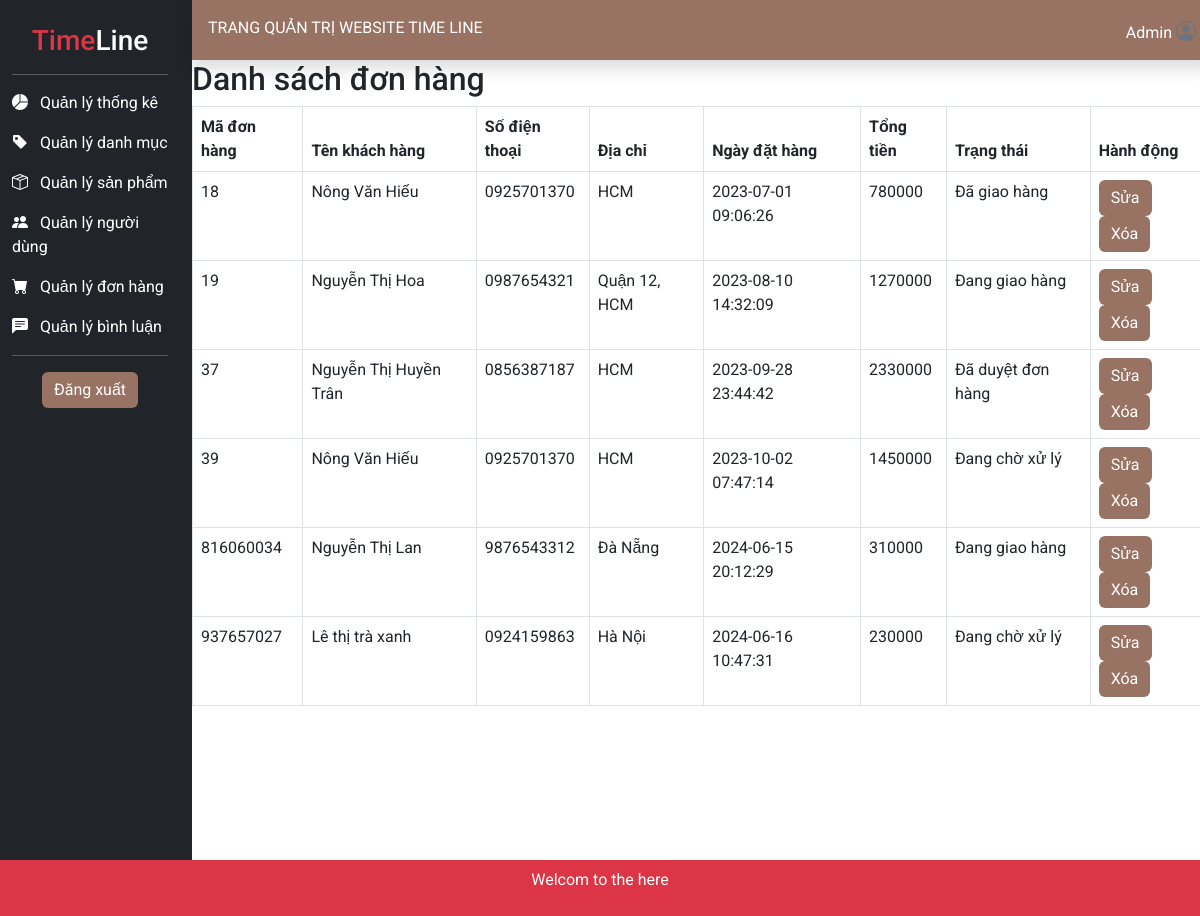
The page /admin/?mod=order&act=list (signed in) on the database its author committed.
### tables this page shows
CREATE TABLE `donhang` (
  `MaDonHang` int(11) NOT NULL,
  `NgayDatHang` datetime NOT NULL DEFAULT current_timestamp(),
  `MaKhachHang` int(11) NOT NULL,
  `TongTien` decimal(10,0) NOT NULL,
  `TrangThai` varchar(100) NOT NULL DEFAULT 'Đang chờ xử lý',
  `GhiChu` text DEFAULT NULL,
  `PhuongThucGiaoHang` int(11) DEFAULT NULL,
  `PhuongThucThanhToan` varchar(100) DEFAULT NULL,
  `ten` varchar(100) NOT NULL,
  `sdt` varchar(100) NOT NULL,
  `diachi` text NOT NULL
);

CREATE TABLE `khachhang` (
  `MaKhachHang` int(11) NOT NULL,
  `Email` varchar(50) NOT NULL,
  `MatKhau` varchar(30) NOT NULL,
  `HoTen` varchar(50) NOT NULL,
  `DiaChi` varchar(50) DEFAULT NULL,
  `SDT` varchar(12) DEFAULT NULL,
  `Admin` int(1) NOT NULL DEFAULT 0,
  `Anh` varchar(100) DEFAULT NULL,
  `TrangThai` int(1) NOT NULL DEFAULT 1
);

### model_DAO/pdo.php (called while the page is built, shortened)
<?php
function pdo_get_connection(){
    $dburl = "mysql:host=localhost;dbname=time_line;charset=utf8";
    $username = 'root';
    $password = '';
    $conn = new PDO($dburl, $username, $password);
    $conn->setAttribute(PDO::ATTR_ERRMODE, PDO::ERRMODE_EXCEPTION);
    return $conn;
}
function pdo_query($sql){
    $sql_args = array_slice(func_get_args(), 1);
    try{
        $conn = pdo_get_connection();
        $stmt = $conn->prepare($sql);
        $stmt->execute($sql_args);
        $rows = $stmt->fetchAll();
        return $rows;
    }
    catch(PDOException $e){
        throw $e;
    }
    finally{
        unset($conn);
    }
}

### model_DAO/order.php (called while the page is built, shortened)
<?php
include_once 'pdo.php';
function order_list() {
    $sql = "SELECT dh.MaDonHang, dh.NgayDatHang, dh.TongTien, dh.TrangThai, kh.HoTen, kh.SDT, kh.DiaChi
            FROM donhang dh
            INNER JOIN khachhang kh ON dh.MaKhachHang = kh.MaKhachHang";
    return pdo_query($sql);
}
?>

### admin/view/page_order_list.php (the view)
<div class="container">
    <h2>Danh sách đơn hàng</h2>
    <table class="table table-bordered">
        <thead>
            <tr>
                <th>Mã đơn hàng</th>
                <th>Tên khách hàng</th>
                <th>Số điện thoại</th>
                <th>Địa chỉ</th>
                <th>Ngày đặt hàng</th>
                <th>Tổng tiền</th>
                <th>Trạng thái</th>
                <th>Hành động</th>
            </tr>
        </thead>
        <tbody>
            <?php foreach ($orders as $order) { ?>
                <tr>
                    <td><?= htmlspecialchars($order['MaDonHang']) ?></td>
                    <td><?= htmlspecialchars($order['HoTen']) ?></td>
                    <td><?= htmlspecialchars($order['SDT']) ?></td>
                    <td><?= htmlspecialchars($order['DiaChi']) ?></td>
                    <td><?= htmlspecialchars($order['NgayDatHang']) ?></td>
                    <td><?= htmlspecialchars($order['TongTien']) ?></td>
                    <td><?= htmlspecialchars($order['TrangThai']) ?></td>
                    <td>
                        <a href="?mod=order&act=edit&maDonHang=<?= htmlspecialchars($order['MaDonHang']) ?>" class="btn btn-warning">Sửa</a>
                        <a href="?mod=order&act=delete&maDonHang=<?= htmlspecialchars($order['MaDonHang']) ?>" class="btn btn-danger" onclick="return confirm('Bạn có chắc chắn muốn xóa?')">Xóa</a>
                    </td>
                </tr>
            <?php } ?>
        </tbody>
    </table>
</div>

### admin/view/template_header.php (style rules this page uses)
body { font-family: 'Roboto', sans-serif; }
.btn-danger { background-color: #987263; border: #987263; }
.btn-warning { background-color: #987263; color: white; border: #987263; }

### rows shown on the page
donhang: MaDonHang "18", MaKhachHang.HoTen "Nông Văn Hiếu", MaKhachHang.SDT "0925701370", MaKhachHang.DiaChi "HCM", NgayDatHang "2023-07-01 09:06:26", TongTien "780000", TrangThai "Đã giao hàng"
donhang: MaDonHang "19", MaKhachHang.HoTen "Nguyễn Thị Hoa", MaKhachHang.SDT "0987654321", MaKhachHang.DiaChi "Quận 12, HCM", NgayDatHang "2023-08-10 14:32:09", TongTien "1270000", TrangThai "Đang giao hàng"
donhang: MaDonHang "37", MaKhachHang.HoTen "Nguyễn Thị Huyền Trân", MaKhachHang.SDT "0856387187", MaKhachHang.DiaChi "HCM", NgayDatHang "2023-09-28 23:44:42", TongTien "2330000", TrangThai "Đã duyệt đơn hàng"
donhang: MaDonHang "39", MaKhachHang.HoTen "Nông Văn Hiếu", MaKhachHang.SDT "0925701370", MaKhachHang.DiaChi "HCM", NgayDatHang "2023-10-02 07:47:14", TongTien "1450000", TrangThai "Đang chờ xử lý"
donhang: MaDonHang "816060034", MaKhachHang.HoTen "Nguyễn Thị Lan", MaKhachHang.SDT "9876543312", MaKhachHang.DiaChi "Đà Nẵng", NgayDatHang "2024-06-15 20:12:29", TongTien "310000", TrangThai "Đang giao hàng"
donhang: MaDonHang "937657027", MaKhachHang.HoTen "Lê thị trà xanh", MaKhachHang.SDT "0924159863", MaKhachHang.DiaChi "Hà Nội", NgayDatHang "2024-06-16 10:47:31", TongTien "230000", TrangThai "Đang chờ xử lý"
